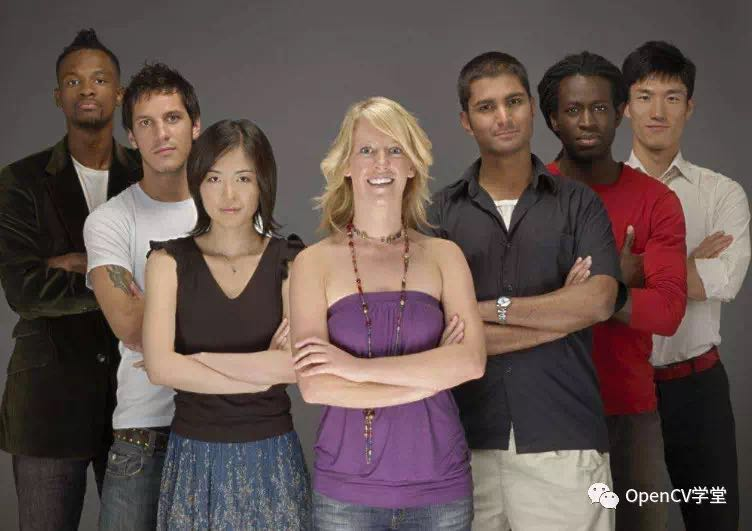
//> input picture OpenCV_AndmarkDelaunay/face_beauty_test.jpg, 752 x 531 px
$ ./landmark_delaunay_triangulation   (built with g++ and OpenCV 4)
//> lines starting //> are read from the running program, lines starting //| are printed output that depends on the picture; after the words box and inside, x2 and y2 are one past the last pixel; in counts of white or black regions, pixels touching at a corner belong together
#include <opencv2/opencv.hpp>
#include <opencv2/face.hpp>
#include <iostream>

using namespace cv;
using namespace cv::face;
using namespace std;

RNG rng(12345);
String harr_file = "E:/lichao/study/opencv/opencv3.4/opencv/build/etc/haarcascades/haarcascade_frontalface_alt_tree.xml";
int main(int argc, char** argv) {
	Mat src = imread("face_beauty_test.jpg");
//> src is the input picture: 531 rows x 752 cols, CV_8UC3; mean B, G, R 78.9, 82.6, 99.4
	Mat result = src.clone();
	imshow("input", src);

	Mat gray;
	cvtColor(src, gray, COLOR_BGR2GRAY);
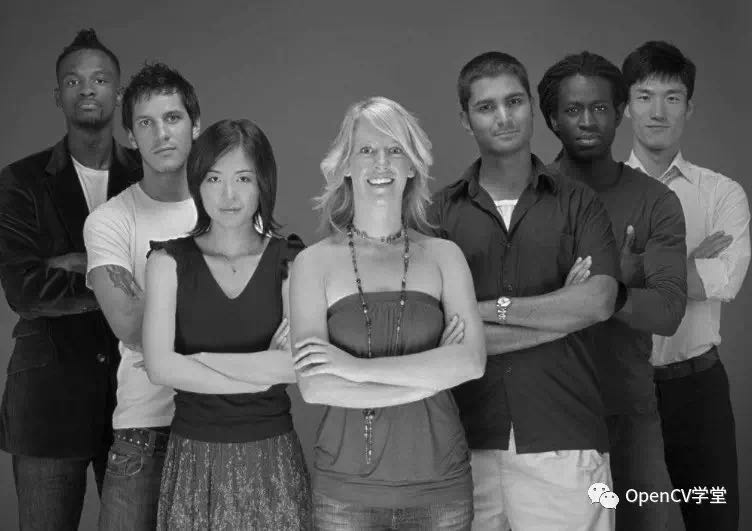
//> gray: 531 rows x 752 cols, CV_8UC1; min 0, max 255, mean 87.2
	equalizeHist(gray, gray);
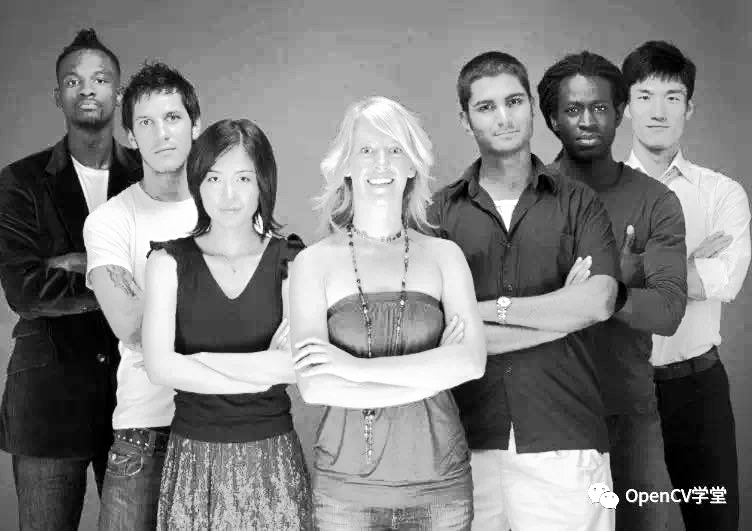
//> gray: 531 rows x 752 cols, CV_8UC1; min 0, max 255, mean 128.4
	CascadeClassifier face_detector(harr_file);
	vector<Rect> faces;
	face_detector.detectMultiScale(gray, faces, 1.02, 1, 0, Size(20, 20), Size(300, 300));
//> faces = 7 Rects (x, y, width, height): [623, 71, 72, 72], [550, 80, 73, 73], [125, 92, 72, 72], [53, 54, 68, 68], [459, 72, 84, 84], [346, 125, 75, 75], [191, 150, 76, 76]
	for (size_t t = 0; t < faces.size(); t++) {
		rectangle(src, faces[t], Scalar(0, 0, 255), 2, 8, 0);
	}
//> this loop made 7 passes
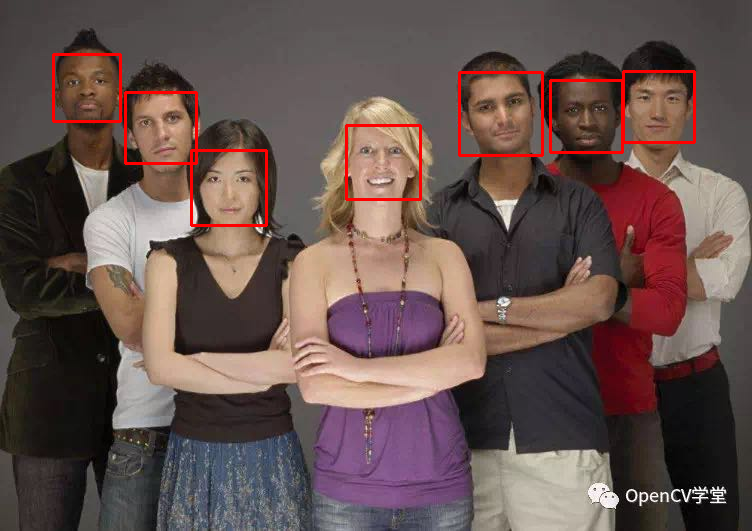
//> src: 531 rows x 752 cols, CV_8UC3; 1.5% of pixels changed, all inside (x1, y1, x2, y2) = (52, 53, 696, 227)
	imshow("face_detect", src);
	//imwrite("D:/face_det.png", src);

	FacemarkLBF::Params params;
	params.n_landmarks = 68; // 68个标注点
	params.initShape_n = 10;
	params.stages_n = 5; // 算法的5个强化步骤
	params.tree_n = 6; // 模型中每个标注点结构树 数目
	params.tree_depth = 5; // 决策树深度

						   // 创建LBF landmark 检测器
	Ptr<FacemarkLBF> facemark = FacemarkLBF::create(params);

	// 加载模型数据
//> (the run ends here: the program stops with an error, at `facemark->loadModel("E:/lichao/study/opencv/GSOC2017/GSOC2017-master/d..`)
